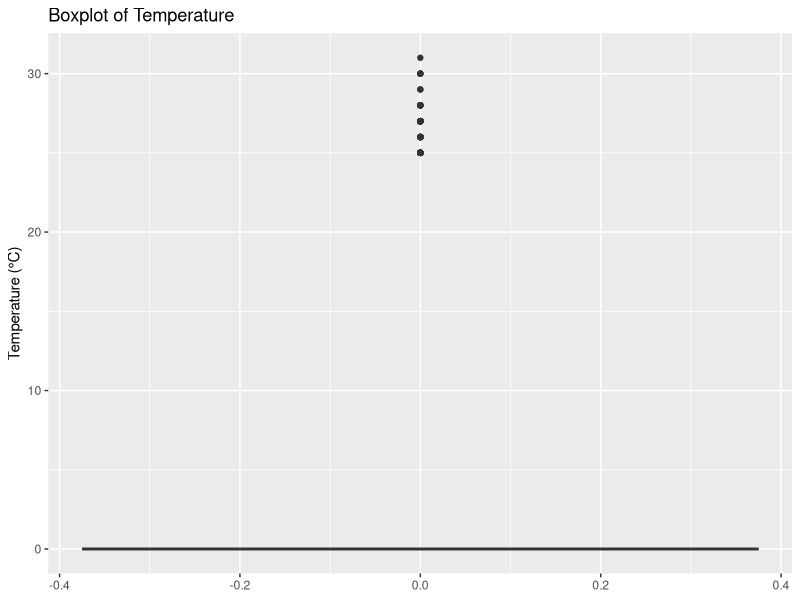
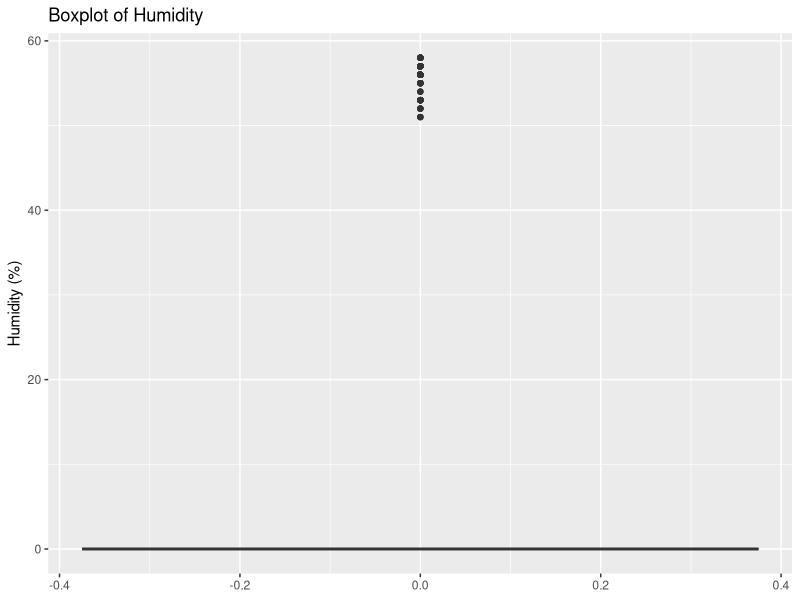
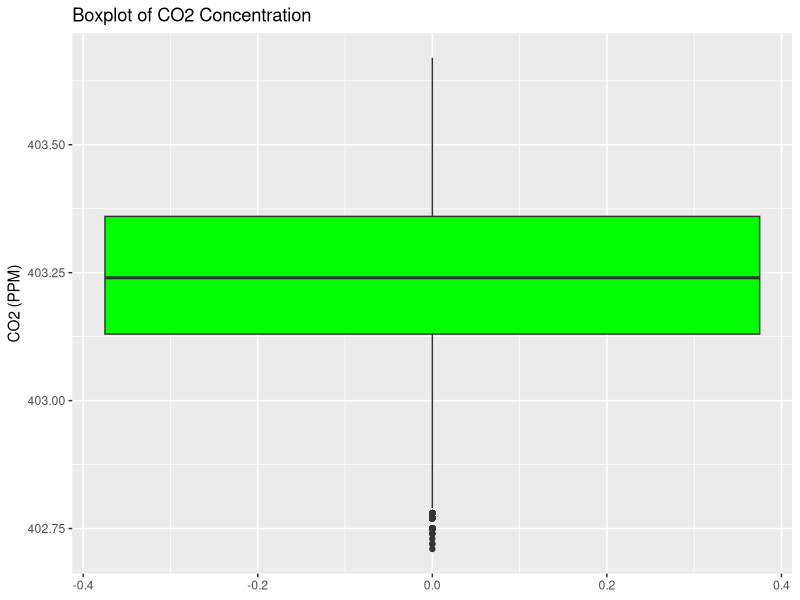
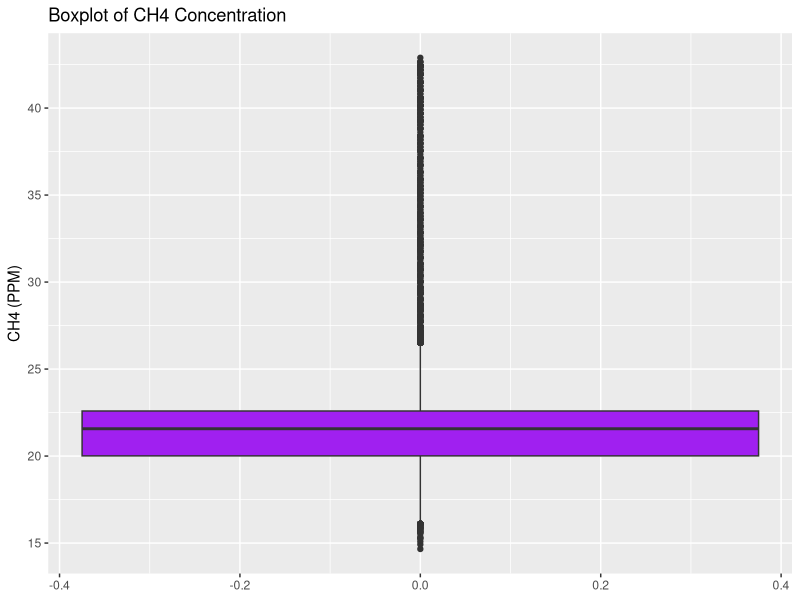
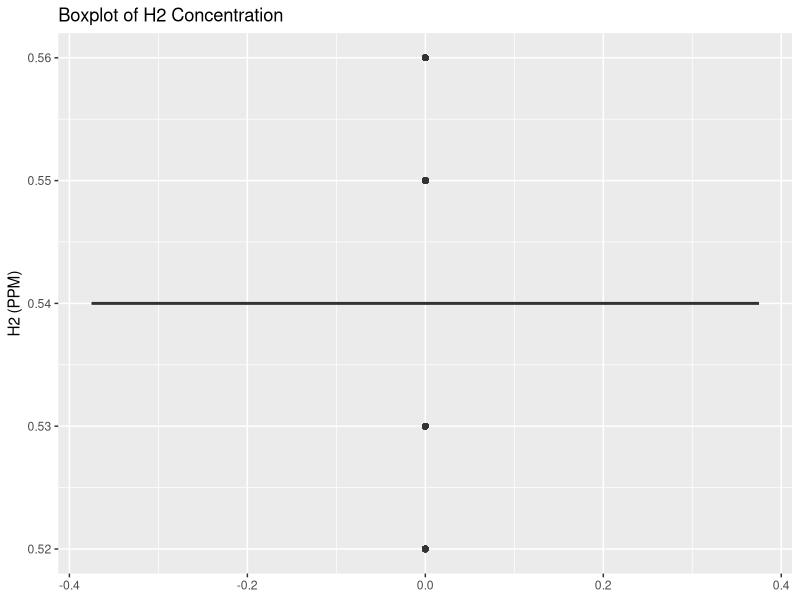

The R script that drew these images, in order:
# Load necessary libraries
library(ggplot2)
library(dplyr)

# Read the CSV file
weather_data <- read.csv("WEATHER.CSV")

# Convert the datetime column to POSIXct
weather_data$datetime <- as.POSIXct(weather_data$datetime, format="%m/%d/%Y %H:%M:%S")

# Calculate summary statistics for the whole dataset
summary_stats <- weather_data %>%
  summarise(
    Temperature_mean = mean(temperature, na.rm = TRUE),
    Temperature_sd = sd(temperature, na.rm = TRUE),
    Temperature_min = min(temperature, na.rm = TRUE),
    Temperature_max = max(temperature, na.rm = TRUE),
    Humidity_mean = mean(humidity, na.rm = TRUE),
    Humidity_sd = sd(humidity, na.rm = TRUE),
    Humidity_min = min(humidity, na.rm = TRUE),
    Humidity_max = max(humidity, na.rm = TRUE),
    CO2_mean = mean(CO2_PPM, na.rm = TRUE),
    CO2_sd = sd(CO2_PPM, na.rm = TRUE),
    CO2_min = min(CO2_PPM, na.rm = TRUE),
    CO2_max = max(CO2_PPM, na.rm = TRUE),
    CH4_mean = mean(CH4_PPM, na.rm = TRUE),
    CH4_sd = sd(CH4_PPM, na.rm = TRUE),
    CH4_min = min(CH4_PPM, na.rm = TRUE),
    CH4_max = max(CH4_PPM, na.rm = TRUE),
    H2_mean = mean(H2_PPM, na.rm = TRUE),
    H2_sd = sd(H2_PPM, na.rm = TRUE),
    H2_min = min(H2_PPM, na.rm = TRUE),
    H2_max = max(H2_PPM, na.rm = TRUE)
  )

# Print summary statistics
print(summary_stats)

# Create box plots for each variable
boxplot_temperature <- ggplot(weather_data, aes(y = temperature)) +
  geom_boxplot(fill = "blue") +
  labs(title = "Boxplot of Temperature", y = "Temperature (°C)")

boxplot_humidity <- ggplot(weather_data, aes(y = humidity)) +
  geom_boxplot(fill = "red") +
  labs(title = "Boxplot of Humidity", y = "Humidity (%)")

boxplot_CO2 <- ggplot(weather_data, aes(y = CO2_PPM)) +
  geom_boxplot(fill = "green") +
  labs(title = "Boxplot of CO2 Concentration", y = "CO2 (PPM)")

boxplot_CH4 <- ggplot(weather_data, aes(y = CH4_PPM)) +
  geom_boxplot(fill = "purple") +
  labs(title = "Boxplot of CH4 Concentration", y = "CH4 (PPM)")

boxplot_H2 <- ggplot(weather_data, aes(y = H2_PPM)) +
  geom_boxplot(fill = "orange") +
  labs(title = "Boxplot of H2 Concentration", y = "H2 (PPM)")

# Display the box plots
print(boxplot_temperature)
print(boxplot_humidity)
print(boxplot_CO2)
print(boxplot_CH4)
print(boxplot_H2)
